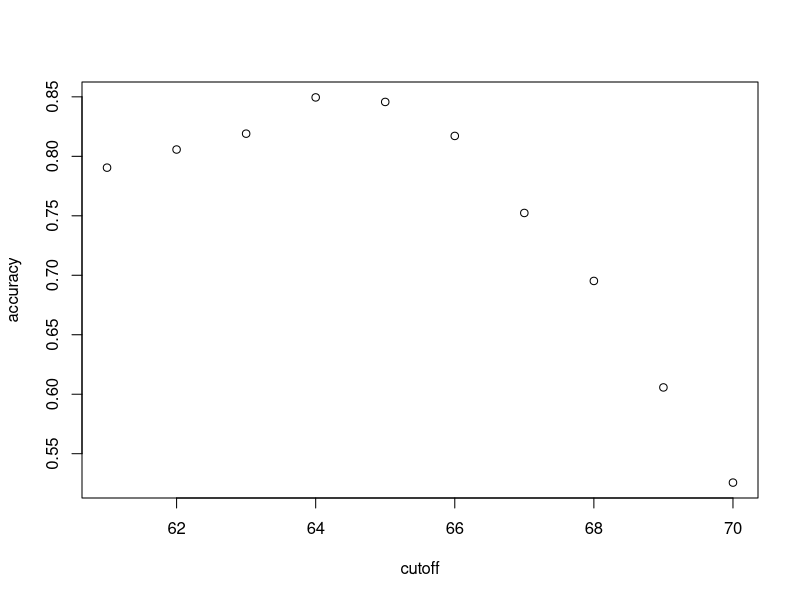

The R script that drew this image:
library(dslabs)
library(caret)
library(dplyr)
library(tidyverse)

install.packages(c("caret"),lib="C:/Users/Carlos Bravo/Desktop/R/packages")

data(heights)
y<-heights$sex
x<-heights$height

set.seed(2007)
test_index<- createDataPartition(y, times=1,p=0.5,list=FALSE)
#creamos los set para testeo y entrenamiento
test_set<- heights[test_index,] 
train_set<- heights[-test_index,]
#creamos un codigo para "adivinar" el resultado

y_hat<- sample(c("Male","Female"),length(test_index),replace=TRUE) %>%
  factor(levels=levels(test_set$sex))
mean(y_hat==test_set$sex)

#si revisamos los datos vemos que los hombres son en la media un poco mas altos que las mujeres por lo que podriamos hacelo mejor que adivinar

heights%>% group_by(sex)%>% summarize(mean(height),sd(height))
#probamos con un corte para predecir hombres si son mas altos que 62
y_hat<- ifelse(x>62,"Male","Female")%>%
  factor(levels=levels(test_set$sex))

mean(y==y_hat)

#podemos analizar el desempeño con 10 distintos cortes

cutoff<-seq(61,70)
accuracy<- map_dbl(cutoff,function(x){
  y_hat<-ifelse(train_set$height>x,"Male","Female")%>%
    factor(levels=levels(test_set$sex))
  mean(y_hat==train_set$sex)
  })
plot(cutoff,accuracy)

max(accuracy)

best_cutoff<-cutoff[which.max(accuracy)]
best_cutoff






                                 
